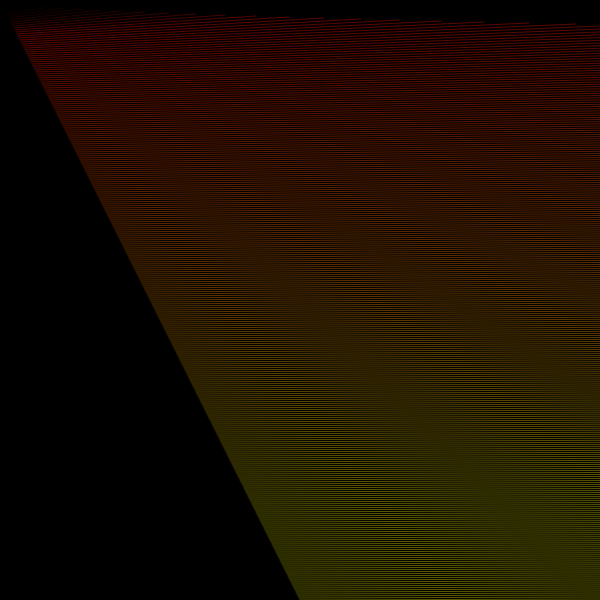
Frame 1 (no input)
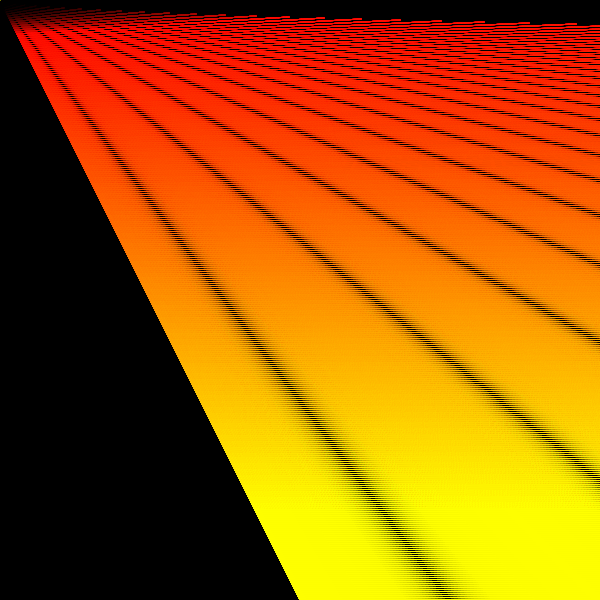
Frame 60 (no input)
Frame 120 (the mouse pressed at the canvas centre since frame 60): identical to frame 60, image omitted

The p5.js sketch that drew these frames (run headless with seeded random() and noise() and a simulated clock; from frame 60 on, the mouse is pressed at the canvas centre):

// p5.js sketch
// ── sketch.js
function setup()
{
    createCanvas(600, 600);
    background(0);
    frameRate(100);
    let r = random(100);
    strokeWeight(r*0.005);
}
  
function draw() 
{
    for(let i = 0; i < 1000; i++)
    {
        line(i,i+i,i*i,i,i,i*i);
        stroke(i*i,i,0);
    }
}

function mousePressed() 
{
    clear();
    background(0);
  }
